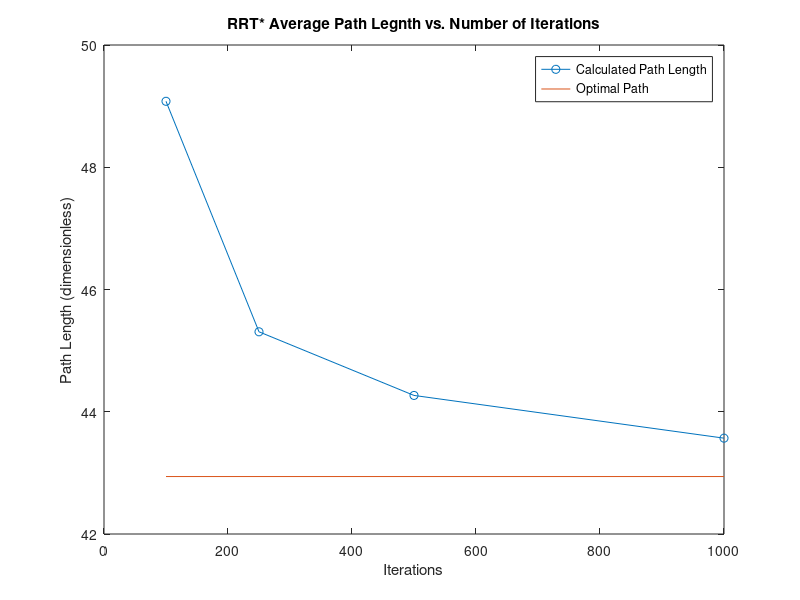
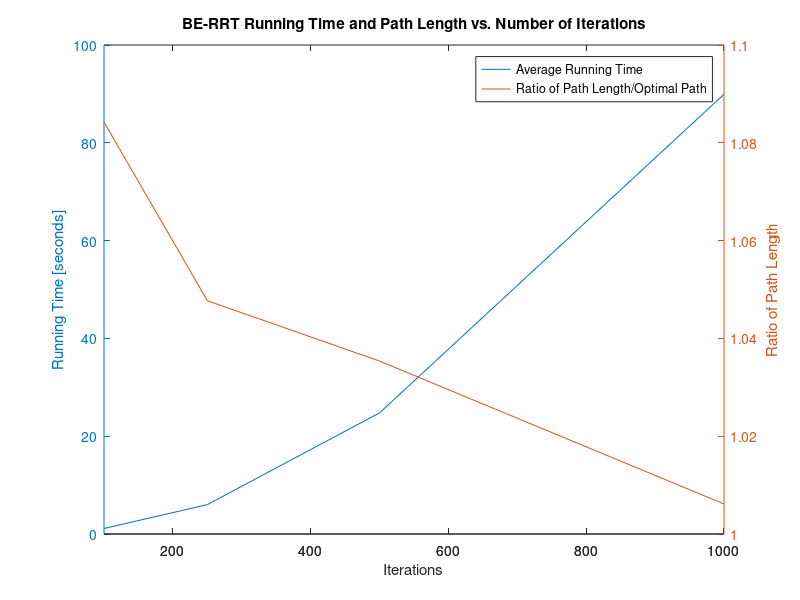

The MATLAB source for these figures, in order:
%RRT Path Length Plots
close
opt = [42.940 42.940 42.940 42.940];
its = [100 250 500 1000];
length = [49.079 45.308 44.267 43.568];

plot(its, length, 'o-', its, opt)
title('RRT* Average Path Legnth vs. Number of Iterations')
xlabel('Iterations')
ylabel('Path Length (dimensionless)')
legend('Calculated Path Length')
legend('Calculated Path Length','Optimal Path')



%% with sun
close all
opt = repmat(55.0821, 1, 4);
its = [100 250 500 1000];
time = [ 1.13 6.01 24.77 89.93];
length = [59.722  57.71 57.03 55.42];
val = length./opt;
figure
[hax, hline1, hline2] = plotyy(its, time, its, val);
title('BE-RRT Running Time and Path Length vs. Number of Iterations')
xlabel('Iterations')
ylabel(hax(1), 'Running Time [seconds]')
ylabel(hax(2), 'Ratio of Path Length')
legend('Average Running Time', 'Ratio of Path Length/Optimal Path')

